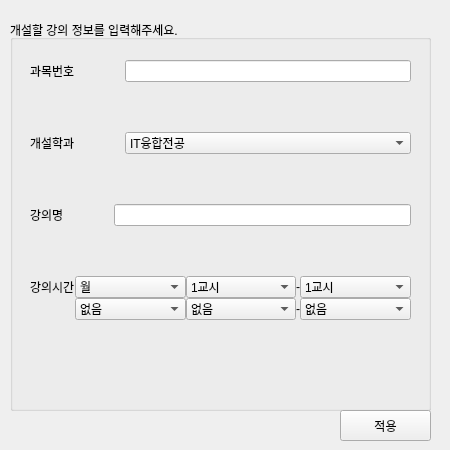
<?xml version="1.0" encoding="UTF-8"?>
<ui version="4.0">
 <class>Form</class>
 <widget class="QWidget" name="Form">
  <property name="windowModality">
   <enum>Qt::ApplicationModal</enum>
  </property>
  <property name="geometry">
   <rect>
    <x>0</x>
    <y>0</y>
    <width>450</width>
    <height>450</height>
   </rect>
  </property>
  <property name="windowTitle">
   <string>Form</string>
  </property>
  <widget class="QGroupBox" name="groupBox">
   <property name="geometry">
    <rect>
     <x>10</x>
     <y>20</y>
     <width>421</width>
     <height>391</height>
    </rect>
   </property>
   <property name="title">
    <string>개설할 강의 정보를 입력해주세요.</string>
   </property>
   <widget class="QWidget" name="verticalLayoutWidget_4">
    <property name="geometry">
     <rect>
      <x>20</x>
      <y>40</y>
      <width>381</width>
      <height>331</height>
     </rect>
    </property>
    <layout class="QVBoxLayout" name="verticalLayout_5">
     <property name="spacing">
      <number>50</number>
     </property>
     <item>
      <layout class="QHBoxLayout" name="horizontalLayout_2">
       <item>
        <widget class="QLabel" name="lectCodeLabel">
         <property name="text">
          <string>과목번호</string>
         </property>
        </widget>
       </item>
       <item>
        <widget class="QLineEdit" name="lectNumValue"/>
       </item>
      </layout>
     </item>
     <item>
      <layout class="QHBoxLayout" name="horizontalLayout_6">
       <item>
        <widget class="QLabel" name="lectMajorLabel">
         <property name="sizePolicy">
          <sizepolicy hsizetype="Preferred" vsizetype="Preferred">
           <horstretch>0</horstretch>
           <verstretch>0</verstretch>
          </sizepolicy>
         </property>
         <property name="text">
          <string>개설학과</string>
         </property>
         <property name="margin">
          <number>3</number>
         </property>
        </widget>
       </item>
       <item>
        <widget class="QComboBox" name="lectMajorValue">
         <property name="sizePolicy">
          <sizepolicy hsizetype="Expanding" vsizetype="Fixed">
           <horstretch>0</horstretch>
           <verstretch>0</verstretch>
          </sizepolicy>
         </property>
         <property name="editable">
          <bool>false</bool>
         </property>
         <item>
          <property name="text">
           <string>IT융합전공</string>
          </property>
         </item>
         <item>
          <property name="text">
           <string>AI융합전공</string>
          </property>
         </item>
         <item>
          <property name="text">
           <string>화학공학전공</string>
          </property>
         </item>
        </widget>
       </item>
      </layout>
     </item>
     <item>
      <layout class="QHBoxLayout" name="horizontalLayout_7">
       <item>
        <widget class="QLabel" name="lectNameLabel">
         <property name="text">
          <string>강의명</string>
         </property>
         <property name="margin">
          <number>3</number>
         </property>
        </widget>
       </item>
       <item>
        <widget class="QLineEdit" name="lectNameValue"/>
       </item>
      </layout>
     </item>
     <item>
      <layout class="QFormLayout" name="formLayout">
       <property name="sizeConstraint">
        <enum>QLayout::SetDefaultConstraint</enum>
       </property>
       <property name="fieldGrowthPolicy">
        <enum>QFormLayout::AllNonFixedFieldsGrow</enum>
       </property>
       <property name="rowWrapPolicy">
        <enum>QFormLayout::DontWrapRows</enum>
       </property>
       <property name="horizontalSpacing">
        <number>0</number>
       </property>
       <property name="verticalSpacing">
        <number>0</number>
       </property>
       <item row="0" column="0">
        <widget class="QLabel" name="label_3">
         <property name="sizePolicy">
          <sizepolicy hsizetype="Fixed" vsizetype="Preferred">
           <horstretch>0</horstretch>
           <verstretch>0</verstretch>
          </sizepolicy>
         </property>
         <property name="text">
          <string>강의시간</string>
         </property>
        </widget>
       </item>
       <item row="0" column="1">
        <layout class="QHBoxLayout" name="horizontalLayout_4">
         <property name="spacing">
          <number>0</number>
         </property>
         <item>
          <widget class="QComboBox" name="comboBox_4">
           <item>
            <property name="text">
             <string>월</string>
            </property>
           </item>
           <item>
            <property name="text">
             <string>화</string>
            </property>
           </item>
           <item>
            <property name="text">
             <string>수</string>
            </property>
           </item>
           <item>
            <property name="text">
             <string>목</string>
            </property>
           </item>
           <item>
            <property name="text">
             <string>금</string>
            </property>
           </item>
          </widget>
         </item>
         <item>
          <widget class="QComboBox" name="comboBox_5">
           <item>
            <property name="text">
             <string>1교시</string>
            </property>
           </item>
           <item>
            <property name="text">
             <string>2교시</string>
            </property>
           </item>
           <item>
            <property name="text">
             <string>3교시</string>
            </property>
           </item>
           <item>
            <property name="text">
             <string>4교시</string>
            </property>
           </item>
           <item>
            <property name="text">
             <string>5교시</string>
            </property>
           </item>
           <item>
            <property name="text">
             <string>6교시</string>
            </property>
           </item>
           <item>
            <property name="text">
             <string>7교시</string>
            </property>
           </item>
           <item>
            <property name="text">
             <string>8교시</string>
            </property>
           </item>
           <item>
            <property name="text">
             <string>9교시</string>
            </property>
           </item>
          </widget>
         </item>
         <item>
          <widget class="QLabel" name="label_4">
           <property name="sizePolicy">
            <sizepolicy hsizetype="Fixed" vsizetype="Fixed">
             <horstretch>0</horstretch>
             <verstretch>0</verstretch>
            </sizepolicy>
           </property>
           <property name="text">
            <string>-</string>
           </property>
          </widget>
         </item>
         <item>
          <widget class="QComboBox" name="comboBox_6">
           <item>
            <property name="text">
             <string>1교시</string>
            </property>
           </item>
           <item>
            <property name="text">
             <string>2교시</string>
            </property>
           </item>
           <item>
            <property name="text">
             <string>3교시</string>
            </property>
           </item>
           <item>
            <property name="text">
             <string>4교시</string>
            </property>
           </item>
           <item>
            <property name="text">
             <string>5교시</string>
            </property>
           </item>
           <item>
            <property name="text">
             <string>6교시</string>
            </property>
           </item>
           <item>
            <property name="text">
             <string>7교시</string>
            </property>
           </item>
           <item>
            <property name="text">
             <string>8교시</string>
            </property>
           </item>
           <item>
            <property name="text">
             <string>9교시</string>
            </property>
           </item>
          </widget>
         </item>
        </layout>
       </item>
       <item row="1" column="1">
        <layout class="QHBoxLayout" name="horizontalLayout_3">
         <property name="spacing">
          <number>0</number>
         </property>
         <item>
          <widget class="QComboBox" name="comboBox_8">
           <item>
            <property name="text">
             <string>없음</string>
            </property>
           </item>
           <item>
            <property name="text">
             <string>월</string>
            </property>
           </item>
           <item>
            <property name="text">
             <string>화</string>
            </property>
           </item>
           <item>
            <property name="text">
             <string>수</string>
            </property>
           </item>
           <item>
            <property name="text">
             <string>목</string>
            </property>
           </item>
           <item>
            <property name="text">
             <string>금</string>
            </property>
           </item>
          </widget>
         </item>
         <item>
          <widget class="QComboBox" name="comboBox_9">
           <item>
            <property name="text">
             <string>없음</string>
            </property>
           </item>
           <item>
            <property name="text">
             <string>1교시</string>
            </property>
           </item>
           <item>
            <property name="text">
             <string>2교시</string>
            </property>
           </item>
           <item>
            <property name="text">
             <string>3교시</string>
            </property>
           </item>
           <item>
            <property name="text">
             <string>4교시</string>
            </property>
           </item>
           <item>
            <property name="text">
             <string>5교시</string>
            </property>
           </item>
           <item>
            <property name="text">
             <string>6교시</string>
            </property>
           </item>
           <item>
            <property name="text">
             <string>7교시</string>
            </property>
           </item>
           <item>
            <property name="text">
             <string>8교시</string>
            </property>
           </item>
           <item>
            <property name="text">
             <string>9교시</string>
            </property>
           </item>
          </widget>
         </item>
         <item>
          <widget class="QLabel" name="label_5">
           <property name="sizePolicy">
            <sizepolicy hsizetype="Fixed" vsizetype="Fixed">
             <horstretch>0</horstretch>
             <verstretch>0</verstretch>
            </sizepolicy>
           </property>
           <property name="text">
            <string>-</string>
           </property>
          </widget>
         </item>
         <item>
          <widget class="QComboBox" name="comboBox_7">
           <item>
            <property name="text">
             <string>없음</string>
            </property>
           </item>
           <item>
            <property name="text">
             <string>1교시</string>
            </property>
           </item>
           <item>
            <property name="text">
             <string>2교시</string>
            </property>
           </item>
           <item>
            <property name="text">
             <string>3교시</string>
            </property>
           </item>
           <item>
            <property name="text">
             <string>4교시</string>
            </property>
           </item>
           <item>
            <property name="text">
             <string>5교시</string>
            </property>
           </item>
           <item>
            <property name="text">
             <string>6교시</string>
            </property>
           </item>
           <item>
            <property name="text">
             <string>7교시</string>
            </property>
           </item>
           <item>
            <property name="text">
             <string>8교시</string>
            </property>
           </item>
           <item>
            <property name="text">
             <string>9교시</string>
            </property>
           </item>
          </widget>
         </item>
        </layout>
       </item>
      </layout>
     </item>
    </layout>
   </widget>
   <widget class="QLabel" name="error">
    <property name="geometry">
     <rect>
      <x>20</x>
      <y>20</y>
      <width>54</width>
      <height>12</height>
     </rect>
    </property>
    <property name="text">
     <string/>
    </property>
   </widget>
  </widget>
  <widget class="QPushButton" name="applyButton">
   <property name="geometry">
    <rect>
     <x>340</x>
     <y>410</y>
     <width>91</width>
     <height>31</height>
    </rect>
   </property>
   <property name="text">
    <string>적용</string>
   </property>
  </widget>
 </widget>
 <resources/>
 <connections/>
</ui>
